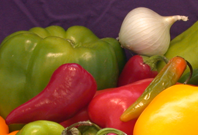
%> input picture lab5/onion.bmp, 198 x 135 px
$ octave TestQCI.m   (GNU Octave 9; MATLAB toolbox functions it lacks are replaced by stand-ins)
%> lines starting %> are read from the running program, lines starting %| are printed output that depends on the picture; in (x1, y1, x2, y2) boxes, pixels count from 0 and x2, y2 are one past the last pixel; in counts of white or black regions, pixels touching at a corner belong together; the program's own positions count from 1
### lab5/QuantizeColorImage.m
function QuantizeColorImage(I, level)
% function QuantizeColorImage quantize a RGB image
% by using function rgb2ind with option 'nodither'

% quantization
[QI, map] = rgb2ind(I, level, 'nodither');

% display quantized image and save to file
imshow(QI, map);
filename = sprintf('onion-%d.png', level);
print(filename, '-dpng');

### lab5/TestQCI.m
% read image
I = imread('onion.bmp');
%> I is the input picture: size 135x198x3 uint8; mean R, G, B 137.3, 92.8, 45.3

L = [2, 4, 8, 16, 32, 64, 128]; % levels to test

for i = 1:length(L)
    QuantizeColorImage(I, L(i));
end
%> this loop made 7 passes
%> map in QuantizeColorImage on pass 1: [0.847 0.643 0.259; 0.412 0.251 0.145]
%> pass 1, in QuantizeColorImage, `[QI, map] = rgb2ind(I, level, 'nodither');`:
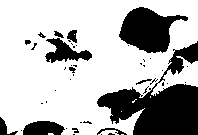
%> QI: size 135x198 uint8; values 0 (black) and 1 (white), 71.1% white; 44 black regions (31 under 20 px), largest, box (x1, y1, x2, y2) and area: (97, 41, 198, 135) 4250, (119, 7, 188, 53) 1859, (45, 38, 92, 63) 572
%> pass 1, in QuantizeColorImage, `imshow(QI, map);`:
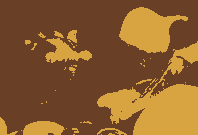
%> displayed picture: size 135x198x3, on the screen's scale of 0 to 255; mean R, G, B 137, 92.9, 45.4
%> pass 2, in QuantizeColorImage (call 2), `[QI, map] = rgb2ind(I, level, 'nodither');`:
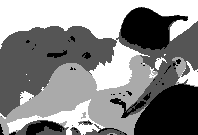
%> QI: size 135x198 uint8; min 0, max 3, mean 1.61; drawn with min black and max white
%> pass 2, in QuantizeColorImage (call 2), `imshow(QI, map);`:
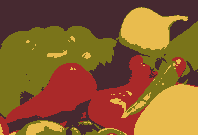
%> displayed picture: size 135x198x3, on the screen's scale of 0 to 255; mean R, G, B 137, 92.5, 45.4
